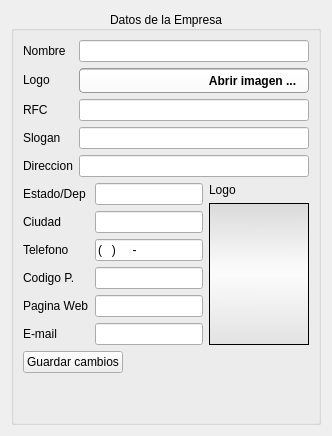
     <widget class="QWidget" name="stackPage2">
      <attribute name="icon">
       <iconset resource="../../../2.3/icons.qrc">
        <normaloff>:/actions/images/actions/color_18/certificate-(2).png</normaloff>:/actions/images/actions/color_18/certificate-(2).png</iconset>
      </attribute>
      <attribute name="title">
       <string>Empresa</string>
      </attribute>
      <layout class="QVBoxLayout" name="verticalLayout_25">
       <item>
        <widget class="QGroupBox" name="gempresa">
         <property name="title">
          <string>Datos de la Empresa</string>
         </property>
         <property name="alignment">
          <set>Qt::AlignCenter</set>
         </property>
         <layout class="QVBoxLayout" name="verticalLayout_17">
          <item>
           <layout class="QFormLayout" name="formLayout">
            <item row="0" column="0">
             <widget class="QLabel" name="label_37">
              <property name="text">
               <string>Nombre</string>
              </property>
             </widget>
            </item>
            <item row="0" column="1">
             <widget class="QLineEdit" name="lenombre"/>
            </item>
            <item row="1" column="0">
             <widget class="QLabel" name="label_20">
              <property name="text">
               <string>Logo </string>
              </property>
             </widget>
            </item>
            <item row="1" column="1">
             <widget class="QFrame" name="fLine_3">
              <property name="sizePolicy">
               <sizepolicy hsizetype="Preferred" vsizetype="Fixed">
                <horstretch>0</horstretch>
                <verstretch>0</verstretch>
               </sizepolicy>
              </property>
              <property name="styleSheet">
               <string notr="true">.QFrame{background-color: qlineargradient(spread:pad, x1:0, y1:0, x2:0, y2:1, stop:0 rgba(150, 150, 150, 255), stop:0.084833 rgba(255, 255, 255, 255), stop:1 rgba(250, 250, 250, 255));padding:0px; border-radius:4px;border:1px solid #999}
QToolButton, QLineEdit{background:transparent; border:0px; padding:3px}</string>
              </property>
              <property name="frameShape">
               <enum>QFrame::StyledPanel</enum>
              </property>
              <property name="frameShadow">
               <enum>QFrame::Raised</enum>
              </property>
              <layout class="QHBoxLayout" name="horizontalLayout_54">
               <property name="spacing">
                <number>0</number>
               </property>
               <property name="leftMargin">
                <number>4</number>
               </property>
               <property name="topMargin">
                <number>0</number>
               </property>
               <property name="rightMargin">
                <number>4</number>
               </property>
               <property name="bottomMargin">
                <number>0</number>
               </property>
               <item>
                <widget class="QLineEdit" name="leLogo"/>
               </item>
               <item>
                <widget class="QToolButton" name="tbLogo">
                 <property name="font">
                  <font>
                   <weight>75</weight>
                   <bold>true</bold>
                  </font>
                 </property>
                 <property name="text">
                  <string>Abrir imagen ...</string>
                 </property>
                 <property name="icon">
                  <iconset resource="../../../2.3/icons.qrc">
                   <normaloff>:/actions/images/actions/color_18/pictures_folder.png</normaloff>:/actions/images/actions/color_18/pictures_folder.png</iconset>
                 </property>
                 <property name="toolButtonStyle">
                  <enum>Qt::ToolButtonTextBesideIcon</enum>
                 </property>
                </widget>
               </item>
              </layout>
             </widget>
            </item>
            <item row="2" column="0">
             <widget class="QLabel" name="label_38">
              <property name="text">
               <string>RFC</string>
              </property>
             </widget>
            </item>
            <item row="2" column="1">
             <widget class="QLineEdit" name="lerfc">
              <property name="sizePolicy">
               <sizepolicy hsizetype="Fixed" vsizetype="Fixed">
                <horstretch>0</horstretch>
                <verstretch>0</verstretch>
               </sizepolicy>
              </property>
              <property name="minimumSize">
               <size>
                <width>230</width>
                <height>0</height>
               </size>
              </property>
             </widget>
            </item>
            <item row="3" column="0">
             <widget class="QLabel" name="label_39">
              <property name="text">
               <string>Slogan</string>
              </property>
             </widget>
            </item>
            <item row="3" column="1">
             <widget class="QLineEdit" name="leslogan"/>
            </item>
            <item row="4" column="0">
             <widget class="QLabel" name="label_40">
              <property name="text">
               <string>Direccion</string>
              </property>
             </widget>
            </item>
            <item row="4" column="1">
             <widget class="QLineEdit" name="ledir"/>
            </item>
           </layout>
          </item>
          <item>
           <layout class="QHBoxLayout" name="horizontalLayout_2">
            <item>
             <layout class="QFormLayout" name="formLayout_6">
              <item row="0" column="0">
               <widget class="QLabel" name="label_42">
                <property name="text">
                 <string>Estado/Dep</string>
                </property>
               </widget>
              </item>
              <item row="0" column="1">
               <widget class="QLineEdit" name="leestado">
                <property name="maximumSize">
                 <size>
                  <width>160</width>
                  <height>16777215</height>
                 </size>
                </property>
               </widget>
              </item>
              <item row="1" column="0">
               <widget class="QLabel" name="label_41">
                <property name="text">
                 <string>Ciudad</string>
                </property>
               </widget>
              </item>
              <item row="1" column="1">
               <widget class="QLineEdit" name="leciudad">
                <property name="maximumSize">
                 <size>
                  <width>250</width>
                  <height>16777215</height>
                 </size>
                </property>
               </widget>
              </item>
              <item row="2" column="0">
               <widget class="QLabel" name="label_43">
                <property name="text">
                 <string>Telefono</string>
                </property>
               </widget>
              </item>
              <item row="2" column="1">
               <widget class="QLineEdit" name="letel">
                <property name="sizePolicy">
                 <sizepolicy hsizetype="Preferred" vsizetype="Fixed">
                  <horstretch>0</horstretch>
                  <verstretch>0</verstretch>
                 </sizepolicy>
                </property>
                <property name="inputMask">
                 <string>(###) ### -####; </string>
                </property>
               </widget>
              </item>
              <item row="3" column="0">
               <widget class="QLabel" name="label_7">
                <property name="text">
                 <string>Codigo P.</string>
                </property>
               </widget>
              </item>
              <item row="3" column="1">
               <widget class="QLineEdit" name="lecp">
                <property name="inputMask">
                 <string>#####; </string>
                </property>
                <property name="alignment">
                 <set>Qt::AlignCenter</set>
                </property>
               </widget>
              </item>
              <item row="4" column="0">
               <widget class="QLabel" name="label_45">
                <property name="text">
                 <string>Pagina Web</string>
                </property>
               </widget>
              </item>
              <item row="4" column="1">
               <widget class="QLineEdit" name="leweb"/>
              </item>
              <item row="5" column="0">
               <widget class="QLabel" name="label_44">
                <property name="text">
                 <string>E-mail</string>
                </property>
               </widget>
              </item>
              <item row="5" column="1">
               <widget class="QLineEdit" name="lemail"/>
              </item>
             </layout>
            </item>
            <item>
             <layout class="QVBoxLayout" name="verticalLayout_11">
              <item>
               <widget class="QLabel" name="label_15">
                <property name="text">
                 <string>Logo </string>
                </property>
               </widget>
              </item>
              <item>
               <widget class="QScrollArea" name="scrollArea_2">
                <property name="styleSheet">
                 <string notr="true">
background-color: rgb(255, 255, 255);background-color: qlineargradient(spread:pad, x1:0.995, y1:0, x2:1, y2:1, stop:0 rgba(218, 218, 218, 255), stop:0.427273 rgba(249, 249, 249, 255), stop:0.509091 rgba(251, 251, 251, 255), stop:1 rgba(226, 226, 226, 255));</string>
                </property>
                <property name="widgetResizable">
                 <bool>true</bool>
                </property>
                <property name="alignment">
                 <set>Qt::AlignCenter</set>
                </property>
                <widget class="QWidget" name="scrollAreaWidgetContents">
                 <property name="geometry">
                  <rect>
                   <x>0</x>
                   <y>0</y>
                   <width>298</width>
                   <height>162</height>
                  </rect>
                 </property>
                 <layout class="QVBoxLayout" name="verticalLayout_19">
                  <property name="spacing">
                   <number>0</number>
                  </property>
                  <property name="margin">
                   <number>0</number>
                  </property>
                  <item>
                   <widget class="QLabel" name="lblLogo">
                    <property name="sizePolicy">
                     <sizepolicy hsizetype="Expanding" vsizetype="Expanding">
                      <horstretch>0</horstretch>
                      <verstretch>0</verstretch>
                     </sizepolicy>
                    </property>
                    <property name="alignment">
                     <set>Qt::AlignCenter</set>
                    </property>
                   </widget>
                  </item>
                 </layout>
                </widget>
               </widget>
              </item>
             </layout>
            </item>
           </layout>
          </item>
          <item>
           <widget class="QPushButton" name="brecargar">
            <property name="sizePolicy">
             <sizepolicy hsizetype="Fixed" vsizetype="Preferred">
              <horstretch>0</horstretch>
              <verstretch>0</verstretch>
             </sizepolicy>
            </property>
            <property name="text">
             <string>Guardar cambios</string>
            </property>
            <property name="icon">
             <iconset resource="../../../2.3/icons.qrc">
              <normaloff>:/actions/images/actions/color_18/diskette.png</normaloff>:/actions/images/actions/color_18/diskette.png</iconset>
            </property>
           </widget>
          </item>
          <item>
           <spacer name="verticalSpacer_4">
            <property name="orientation">
             <enum>Qt::Vertical</enum>
            </property>
            <property name="sizeHint" stdset="0">
             <size>
              <width>20</width>
              <height>40</height>
             </size>
            </property>
           </spacer>
          </item>
         </layout>
        </widget>
       </item>
      </layout>
     </widget>
